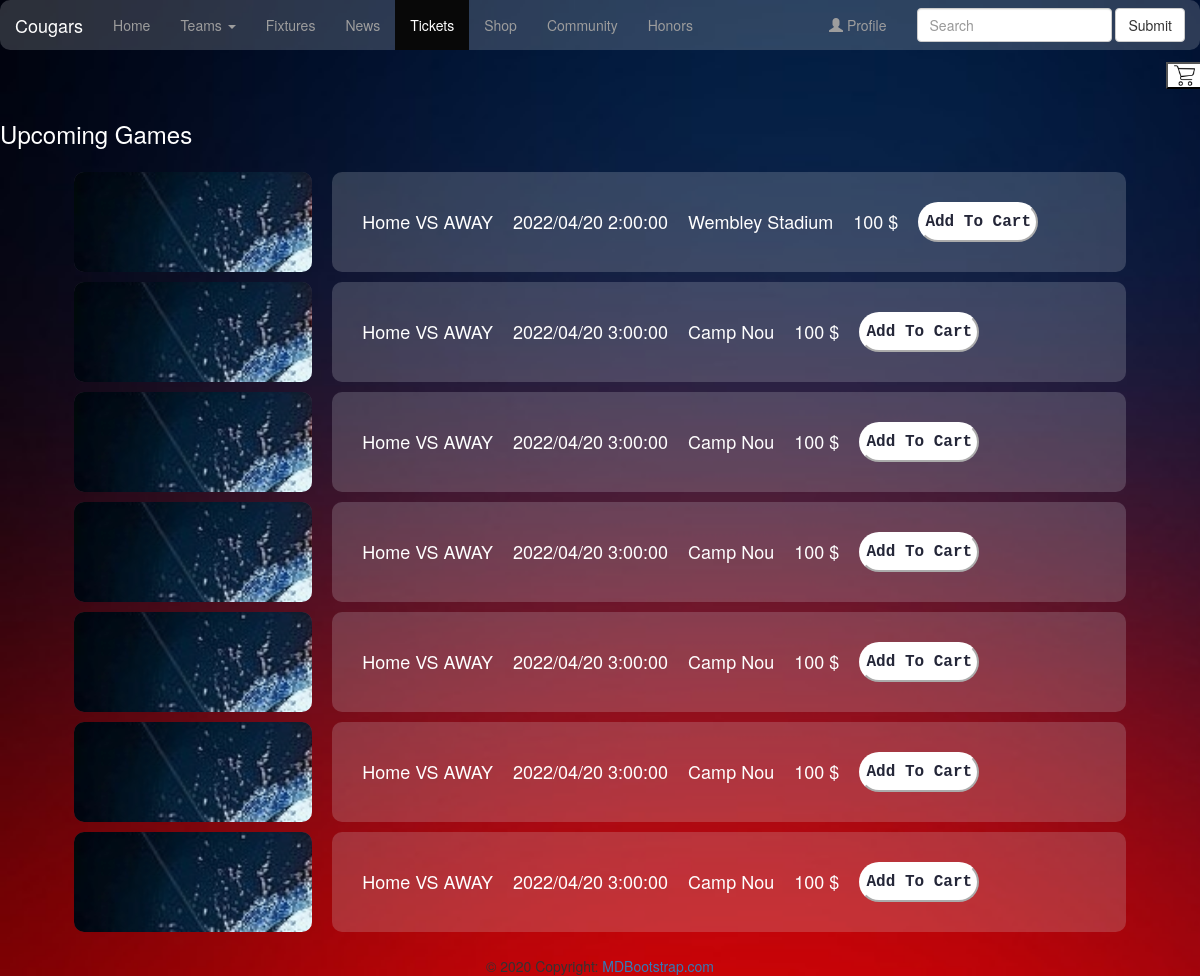
Page /tickets on the committed database.
### tables this page shows
CREATE TABLE tickets (
	ticketid	int PRIMARY KEY,
	oppteam	text NOT NULL,
	tickettime	datetime NOT NULL,
	arena	text NOT NULL,
	ticketprice	int NOT NULL,
  stock int NOT NULL
);

### app.py (the view)
@app.route('/tickets', methods=['GET', 'POST'])
def getTicket():
    if 'user' in session:
        user = session['user']
        role = session['role']
    else:
        user = None
        role = ""
    tickets = functions.getTicket()
    if request.method == 'POST':
        if 'addticketcartbut' in request.form:
            return redirect(url_for('addTicketCart', ticketid=request.form["ticketid"]))
    return render_template('tickets.html', user=user, role=role, tickets=tickets)

### functions.py (called while the page is built)
def getTicket():
    conn = sqlite3.connect('database/430Group4.db')
    cursor = conn.cursor()
    cursor.execute("select * from tickets")
    res = cursor.fetchall()
    tickets = []
    for row in res:
        tickets.append(row)
    length = len(tickets)
    remaining = 50-length
    i = 0
    for i in range(0, remaining):
        i = i+1
    cursor.close()
    conn.close()
    return tickets

### templates/tickets.html (shortened to what this page needs)
<!DOCTYPE html>
<html lang="en">
  <head>
    <link
      rel="stylesheet"
      href="https://maxcdn.bootstrapcdn.com/bootstrap/3.4.1/css/bootstrap.min.css"
    />
    <link
      href="{{ url_for('static', filename='css/tickets.css') }}"
      rel="stylesheet"
      type="text/css"
    />
  </head>
  <body>
    <nav class="navbar navbar-inverse bringToFrontDiv">
      <div class="container-fluid">
        <div class="navbar-header">
          <a class="navbar-brand" href="/">Cougars</a>
        </div>
        <ul class="nav navbar-nav">
          <li><a href="/">Home</a></li>
          <li class="dropdown">
            <a class="dropdown-toggle" data-toggle="dropdown" href="#"
              >Teams <span class="caret"></span
            ></a>
          </li>
          <li><a href="/fixtures">Fixtures</a></li>
          <li><a href="/news">News</a></li>
          <li class="active"><a href="#">Tickets</a></li>
          <li><a href="/shop">Shop</a></li>
          <li><a href="/community">Community</a></li>
          <li><a href="/honorsfb">Honors</a></li>
        </ul>
        <form class="navbar-form navbar-right" action="/action_page.php">
          <div class="form-group">
            <input type="text" class="form-control" placeholder="Search" />
          </div>
          <button type="submit" class="btn btn-default">Submit</button>
        </form>
        <ul class="nav navbar-nav navbar-right">
          <li>
            {%if user is none%}
            <a href="/login">
              <span class="glyphicon glyphicon-user"></span> Profile</a
            >
            {%else%}
            <a href="/">
              <span class="glyphicon glyphicon-user"></span> {{user}}</a
            >
            {%endif%}
          </li>
        </ul>
      </div>
    </nav>
    <div class="row">
      <form action="/cart" method="POST" autocomplete="off">
        <button class="cart_button">
          <img
            class="cart_img"
            src="{{url_for('static', filename='css/images/shop/shopping-cart.png')}}"
          />
        </button>
      </form>
    </div>
    <div class="content">
      <div class="title">
        <h3>Upcoming Games</h3>
      </div>
      <div class="gamesAll">
        {%for ticket in tickets%}
        <div class="gameRow">
          <div class="bringToFrontDiv descriptiveImage">
            <img
              src="{{url_for('static', filename='css/images/tickets/game.png')}}"
              alt=""
            />
          </div>
          <div class="bringToFrontDiv descriptive">
            <div class="description">
              <h4>Home VS {{ticket[1]}}</h4>
              <h4>{{ticket[2]}}</h4>
              <h4>{{ticket[3]}}</h4>
              <h4>{{ticket[4]}} $</h4>
              <form action="/tickets" method="POST" autocomplete="off">
                <button id="addTicketCart-button" class="btn-xs" type="submit">
                  Add To Cart
                </button>
              </form>
            </div>
          </div>
        </div>
        {%endfor%}
      </div>
    </div>
    <footer class="page-footer font-small blue">
      <div class="footer-copyright text-center py-3">
        <a href="/"> MDBootstrap.com</a>
      </div>
    </footer>
  </body>
</html>

### static/css/tickets.css (style rules this page uses)
body { background-image: url('images/bg.jpeg'); background-repeat: no-repeat; background-attachment: fixed; background-size: cover; }
.navbar { margin: 0; border: 0; }
.bringToFrontDiv { background: rgba(219, 223, 230, 0.2); border-radius: 10px; }
.gamesAll { display:flex; flex-direction: column; row-gap:1rem; margin:2%; justify-content: center; align-items: center; height:auto; }
.gameRow { display:flex; flex-direction: row; column-gap: 2rem; width:100%; height:10rem; padding-right:5rem; padding-left:5rem; justify-content: flex-start; }
.descriptive { text-align:left; width: 100%; height:100%; }
div.descriptive, div.content h2,h3,h4,p { color: white; }
div.descriptive h2,h3,h4,h5 { color:white; }
.description { display:flex; padding-top:3rem; padding-bottom:3rem; padding-left: 3rem; padding-right: 0; justify-content: flex-start; column-gap:2rem; }
.descriptiveImage { border-radius: 10px; justify-content: stretch; overflow: hidden; width:30%; height:100%; }
div.descriptiveImage img { size:auto; position: center; }
.cart_button { background-color: white; float: right; width: 3%; height: 2%; z-index: -1; margin: 1% 1% 1% 1%; }
.cart_img { float: right; width: 100%; height: 100%; z-index: +1; }
.btn-xs { width:12rem; height:40px; border-radius: 20px; color:hsl(234,22%,18%); cursor: pointer; font-family: 'Courier New', Courier, monospace; font-weight: 600; background:white; font-size: 16px; border-color: white; }

### rows in the picture
tickets: oppteam "AWAY", tickettime "2022/04/20 2:00:00", arena "Wembley Stadium", ticketprice "100"
tickets: oppteam "AWAY", tickettime "2022/04/20 3:00:00", arena "Camp Nou", ticketprice "100"
tickets: oppteam "AWAY", tickettime "2022/04/20 3:00:00", arena "Camp Nou", ticketprice "100"
tickets: oppteam "AWAY", tickettime "2022/04/20 3:00:00", arena "Camp Nou", ticketprice "100"
tickets: oppteam "AWAY", tickettime "2022/04/20 3:00:00", arena "Camp Nou", ticketprice "100"
tickets: oppteam "AWAY", tickettime "2022/04/20 3:00:00", arena "Camp Nou", ticketprice "100"
tickets: oppteam "AWAY", tickettime "2022/04/20 3:00:00", arena "Camp Nou", ticketprice "100"
